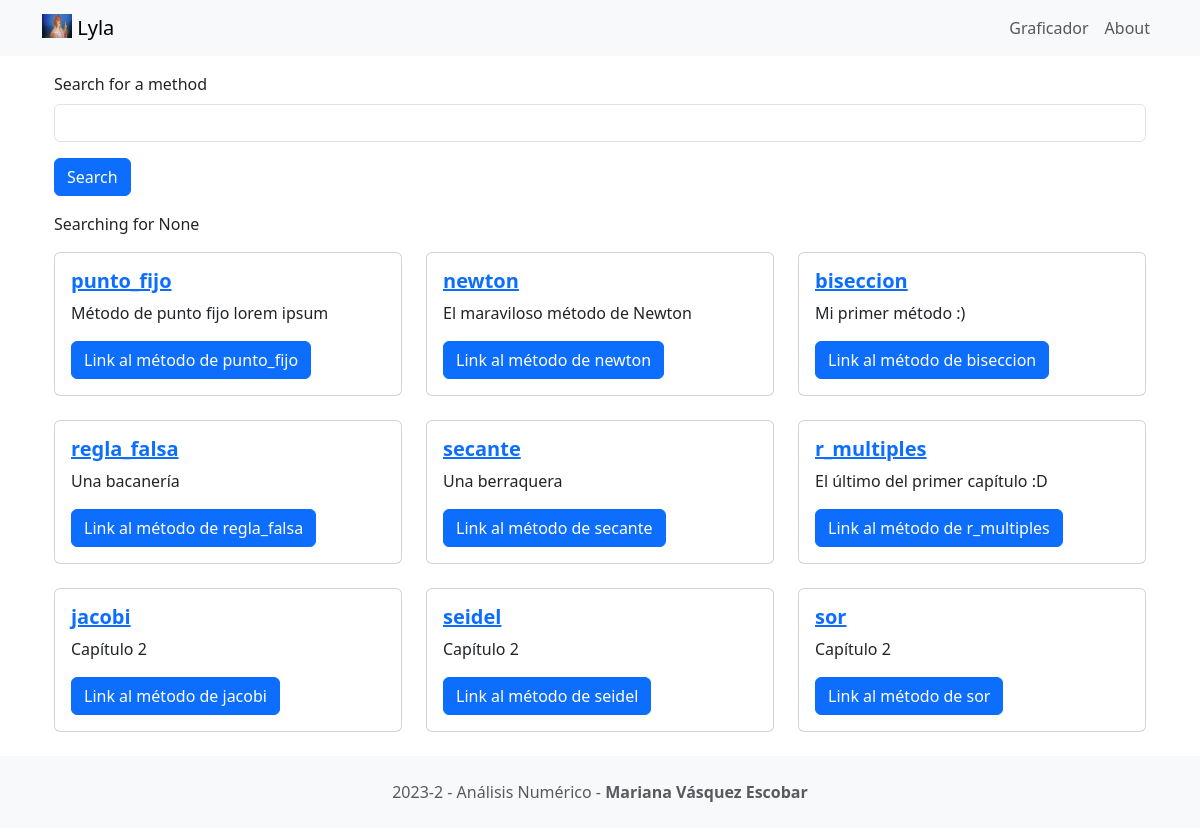
Before: / with the older database file.
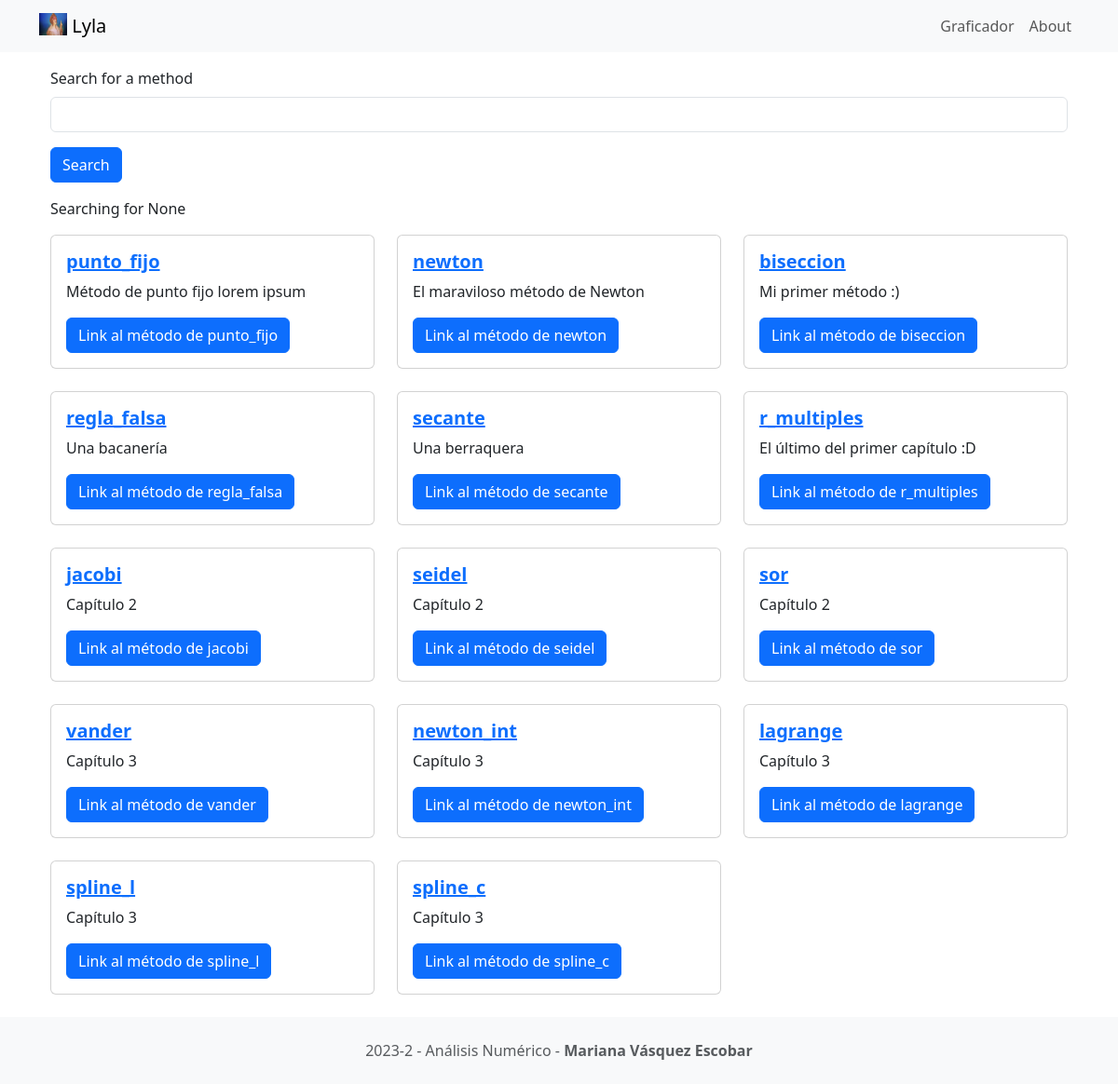
After: the same page with the newer database file.
### metodo/models.py (models this page shows, shortened)
class Metodo(models.Model):
    title = models.CharField(max_length=100)
    description = models.CharField(max_length=250)
    url= models.URLField(blank=True)

### metodo/views.py (the view)
# urls.py: 2. Add a URL to urlpatterns:  path('', views.home, name='home')
def home(request):
    searchTerm = request.GET.get('searchMethod')
    if searchTerm:
        metodos = Metodo.objects.filter(title__icontains=searchTerm)
    else:
        metodos = Metodo.objects.all()
    return render(request, 'home.html', {'searchTerm': searchTerm, 'metodos': metodos})

### metodo/templates/home.html
{% extends 'base.html' %}
{% block content %}
<div class="container">
    <form action="">
        <div class="mb-3">
          <label for="searchMethod" class="form-label">Search for a method</label>
          <input type="text" class="form-control" name="searchMethod" aria-describedby="methodHelp">
        </div>
        <button type="submit" class="btn btn-primary">Search</button>
      </form>
      <p>Searching for {{searchTerm}}</p>
      <div class="row row-cols-1 row-cols-md-3 g-4">
        {% for metodo in metodos %}
        <div v-for="metodo in metodos" class="col">
          <div class="card">
            <div class="card-body">
              <a href="{% url 'detail' metodo.id %}">
                <h5 class="card-title fw-bold">{{ metodo.title}}</h5>
              </a>
              <p class="card-text">{{metodo.description}}</p>
              {% if metodo.url %}
                <a href="{{ metodo.url}}" class="btn btn-primary">Link al método de {{metodo.title}}</a>
              {% endif %}
            </div>
          </div>
        </div>
        {% endfor %}
      </div>
</div>
{% endblock content %}

### LylaProject/templates/base.html (shortened to what this page needs)
<head><link href="https://cdn.jsdelivr.net/npm/bootstrap@5.3.2/dist/css/bootstrap.min.css" rel="stylesheet">
</head>
<nav class="navbar navbar-expand-lg navbar-light bg-light mb-3">
    <div class="container">
      <a class="navbar-brand" href="{% url 'home' %}">
        {% load static %}
        <img src="{% static 'images/Lyla.jpg' %}" alt="" width="30" height="24"
        class="d-inline-block align-text-top" />
        Lyla
      </a>
      <div class="collapse navbar-collapse" id="navbarNavAltMarkup">
        <div class="navbar-nav ms-auto">
          <a class="nav-link" href="{% url 'graficadorSimple' %}">Graficador</a>
          <a class="nav-link" href="{% url 'about' %}">About</a>
        </div>
      </div>
    </div>
</nav>
<div class="container">
    {% block content %}
    {% endblock content %}
</div>
<footer class="text-center text-lg-start bg-light text-muted mt-4">
    <div class="text-center p-4">
        2023-2 - Análisis Numérico -
        <a class="text-reset fw-bold text-decoration-none" taget="_blank" href="https://www.linkedin.com/in/mariana-vásquez-escobar-1674b51a2/">
            Mariana Vásquez Escobar
        </a>
    </div>
</footer>

Changed rows visible on the page:
added Metodo: title "vander", description "Capítulo 3"
added Metodo: title "newton_int", description "Capítulo 3"
added Metodo: title "lagrange", description "Capítulo 3"
added Metodo: title "spline_l", description "Capítulo 3"
added Metodo: title "spline_c", description "Capítulo 3"
